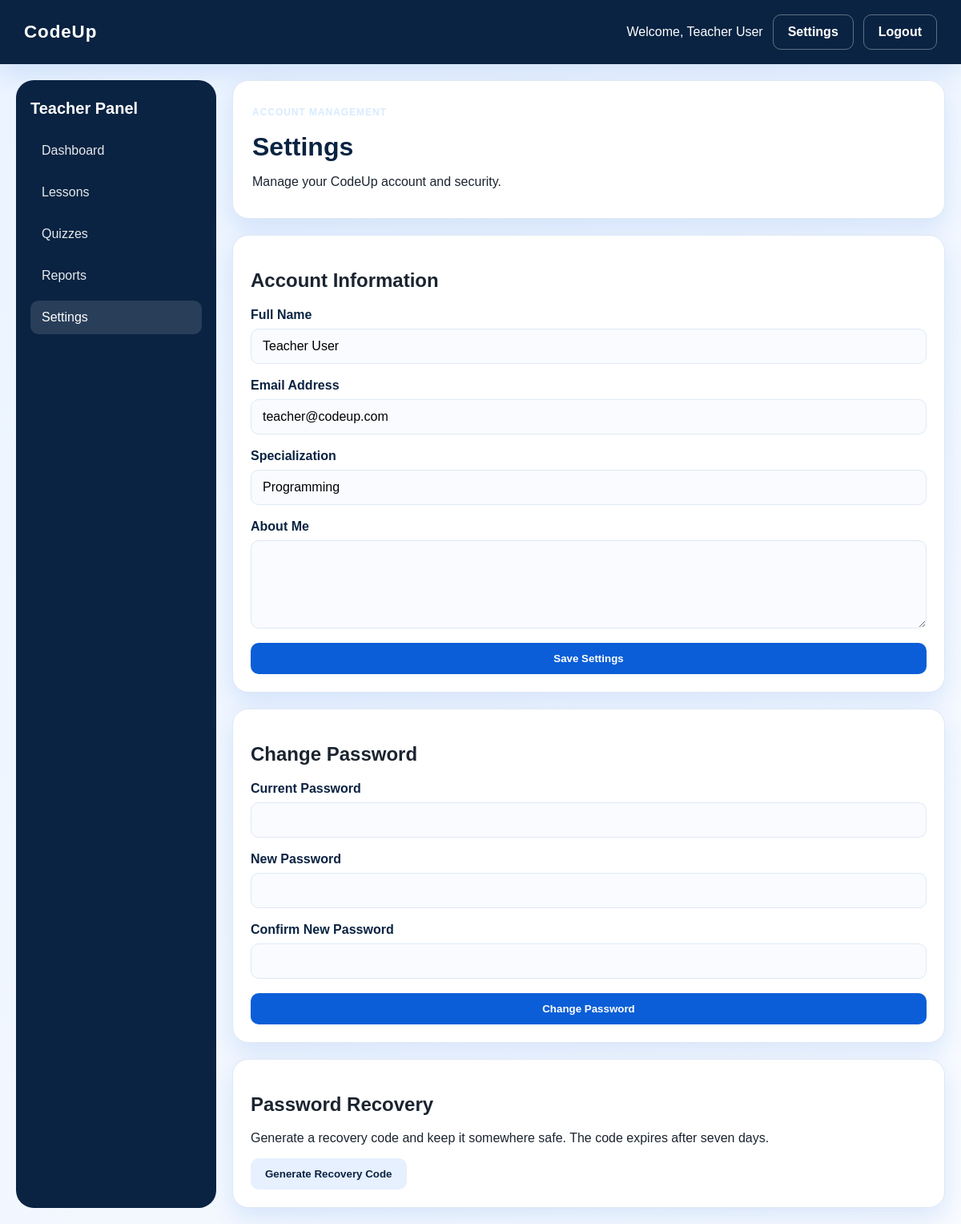
/settings.php (signed in), run on the app's committed database.
### tables this page shows
CREATE TABLE users (
  id INT AUTO_INCREMENT PRIMARY KEY,
  name VARCHAR(150) NOT NULL,
  email VARCHAR(150) NOT NULL UNIQUE,
  password VARCHAR(255) NOT NULL,
  role ENUM('admin','teacher','student') NOT NULL,
  status ENUM('active','inactive') DEFAULT 'active',
  created_at TIMESTAMP DEFAULT CURRENT_TIMESTAMP
);

CREATE TABLE teachers (
  id INT AUTO_INCREMENT PRIMARY KEY,
  user_id INT NOT NULL,
  employee_id VARCHAR(50) DEFAULT NULL,
  specialization VARCHAR(100) DEFAULT 'Programming',
  bio TEXT,
  created_at TIMESTAMP DEFAULT CURRENT_TIMESTAMP,
  UNIQUE (user_id),
  FOREIGN KEY (user_id) REFERENCES users(id) ON DELETE CASCADE
);

### includes/config.php (called while the page is built, shortened)
<?php
$host = 'localhost';
$user = 'root';
$pass = '';
$dbname = 'codeup';
try {
    $conn = new mysqli($host, $user, $pass, $dbname);
    $conn->set_charset('utf8mb4');
} catch (mysqli_sql_exception $exception) {
    error_log('Database connection failed: ' . $exception->getMessage());
    http_response_code(500);
    exit('Database connection failed. Check that MySQL is running, the credentials are correct, and the codeup database has been imported.');
}
function db()
{
    global $conn;
    return $conn;
}
function isLoggedIn()
{
    return isset($_SESSION['user_id']);
}
function currentUser()
{
    $stmt = db()->prepare('SELECT * FROM users WHERE id = ? LIMIT 1');
    $stmt->bind_param('i', $_SESSION['user_id']);
    $stmt->execute();
    $result = $stmt->get_result();
    return $result->fetch_assoc();
}
function getTeacherData($userId)
{
    $stmt = db()->prepare('SELECT * FROM teachers WHERE user_id = ? LIMIT 1');
    $stmt->bind_param('i', $userId);
    $stmt->execute();
    $result = $stmt->get_result();
    return $result->fetch_assoc();
}

### settings.php (the view, shortened to what this page needs)
<?php
require_once __DIR__ . '/includes/config.php';
$conn = db();
$user = currentUser();
$userId = (int)$user['id'];
function settingsH($value): string
{
    return htmlspecialchars(
        (string)($value ?? ''),
        ENT_QUOTES,
        'UTF-8'
    );
}
function settingsLoadUser(mysqli $conn, int $userId): ?array
{
    $stmt = $conn->prepare(
        'SELECT id, name, email, role, password
         FROM users
         WHERE id = ?
         LIMIT 1'
    );
    $stmt->bind_param('i', $userId);
    $stmt->execute();
    $result = $stmt->get_result()->fetch_assoc();
    return $result ?: null;
}
$user = settingsLoadUser($conn, $userId);
$role = strtolower((string)$user['role']);
$student = null;
$teacher = null;
if ($role === 'student') {
    $student = getStudentData($userId);
} elseif ($role === 'teacher') {
    $teacher = getTeacherData($userId);
}
$user = settingsLoadUser($conn, $userId) ?? $user;
if ($role === 'student') {
    $student = getStudentData($userId);
} elseif ($role === 'teacher') {
    $teacher = getTeacherData($userId);
}
include __DIR__ . '/includes/header.php';
?>
<div class="dashboard-page">
    <aside class="sidebar">
        <h3><?= settingsH(ucfirst($role)); ?> Panel</h3>
        <nav>
            <?php if ($role === 'admin'): ?>
                <a href="<?= BASE_URL; ?>/admin/dashboard.php">Dashboard</a>
                <a href="<?= BASE_URL; ?>/admin/manage_students.php">Manage Students</a>
                <a href="<?= BASE_URL; ?>/admin/manage_teachers.php">Manage Teachers</a>
                <a href="<?= BASE_URL; ?>/admin/manage_lessons.php">Manage Lessons</a>
                <a href="<?= BASE_URL; ?>/admin/manage_quizzes.php">Manage Quizzes</a>
                <a href="<?= BASE_URL; ?>/admin/backup_database.php">Backup Database</a>
            <?php elseif ($role === 'teacher'): ?>
                <a href="<?= BASE_URL; ?>/teacher/dashboard.php">Dashboard</a>
                <a href="<?= BASE_URL; ?>/teacher/lessons.php">Lessons</a>
                <a href="<?= BASE_URL; ?>/teacher/quizzes.php">Quizzes</a>
                <a href="<?= BASE_URL; ?>/teacher/reports.php">Reports</a>
            <?php endif; ?>
            <a class="active" href="<?= BASE_URL; ?>/settings.php">Settings</a>
        </nav>
    </aside>
    <main class="main-panel">
        <div class="page-header">
            <div>
                <p class="eyebrow">Account Management</p>
                <h1>Settings</h1>
                <p>Manage your CodeUp account and security.</p>
            </div>
        </div>
        <section class="card">
            <h2>Account Information</h2>
            <form method="POST" class="stack-form">
                <div class="form-group">
                    <label for="settings-name">Full Name</label>
                    <input
                        id="settings-name"
                        type="text"
                        name="name"
                        maxlength="150"
                        value="<?= settingsH($user['name']); ?>"
                        autocomplete="name"
                        required
                    >
                </div>
                <div class="form-group">
                    <label for="settings-email">Email Address</label>
                    <input
                        id="settings-email"
                        type="email"
                        name="email"
                        maxlength="150"
                        value="<?= settingsH($user['email']); ?>"
                        autocomplete="email"
                        required
                    >
                </div>
                <?php if ($role === 'student' && $student): ?>
                    <div class="form-group">
                        <label for="student-id">Student ID</label>
                        <input
                            id="student-id"
                            type="text"
                            name="student_id"
                            maxlength="50"
                            value="<?= settingsH($student['student_id'] ?? ''); ?>"
                        >
                    </div>
                <?php elseif ($role === 'teacher' && $teacher): ?>
                    <div class="form-group">
                        <label for="specialization">Specialization</label>
                        <input
                            id="specialization"
                            type="text"
                            name="specialization"
                            maxlength="100"
                            value="<?= settingsH($teacher['specialization'] ?? ''); ?>"
                        >
                    </div>
                    <div class="form-group">
                        <label for="bio">About Me</label>
                        <textarea
                            id="bio"
                            name="bio"
                            rows="4"
                            maxlength="5000"
                        ><?= settingsH($teacher['bio'] ?? ''); ?></textarea>
                    </div>
                <?php endif; ?>
                <button
                    type="submit"
                    name="update_settings"
                    value="1"
                    class="btn btn-primary"
                >
                    Save Settings
                </button>
            </form>
        </section>
        <section class="card">
            <h2>Change Password</h2>
            <form method="POST" class="stack-form">
                <div class="form-group">
                    <label for="current-password">Current Password</label>
                    <input
                        id="current-password"
                        type="password"
                        name="current_password"
                        autocomplete="current-password"
                        required
                    >
                </div>
                <div class="form-group">
                    <label for="new-password">New Password</label>
                    <input
                        id="new-password"
                        type="password"
                        name="new_password"
                        minlength="8"
                        maxlength="4096"
                        autocomplete="new-password"
                        required
                    >
                </div>
                <div class="form-group">
                    <label for="confirm-password">Confirm New Password</label>
                    <input
                        id="confirm-password"
                        type="password"
                        name="confirm_password"
                        minlength="8"
                        maxlength="4096"
                        autocomplete="new-password"
                        required
                    >
                </div>
                <button
                    type="submit"
                    name="change_password"
                    value="1"
                    class="btn btn-primary"
                >
                    Change Password
                </button>
            </form>
        </section>
        <section class="card">
            <h2>Password Recovery</h2>
            <p>
                Generate a recovery code and keep it somewhere safe.
                The code expires after seven days.
            </p>
            <form method="POST"
                  onsubmit="return confirm('Generate a new recovery code? Your previous code will stop working.');">
                <button
                    type="submit"
                    name="generate_recovery_code"
                    value="1"
                    class="btn btn-secondary"
                >
                    Generate Recovery Code
                </button>
            </form>
        </section>
    </main>
</div>
<?php include __DIR__ . '/includes/footer.php'; ?>

### includes/header.php (shortened to what this page needs)
<?php
require_once __DIR__ . '/config.php';
?>
<!DOCTYPE html>
<html lang="en">
<head>
    <link rel="stylesheet" href="<?= BASE_URL; ?>/assets/css/style.css">
</head>
<body>
    <?php if (isLoggedIn()): ?>
    <div class="topbar">
        <div class="brand-box">
            <strong>CodeUp</strong>
        </div>
        <div class="topbar-actions">
            <span>Welcome, <?= htmlspecialchars(currentUser()['name'] ?? 'User'); ?></span>
            <a href="<?= BASE_URL; ?>/settings.php" class="btn btn-outline">Settings</a>
            <a href="<?= BASE_URL; ?>/logout.php" class="btn btn-outline" data-logout-trigger>Logout</a>
        </div>
    </div>
    <?php endif; ?>
    <div class="page-shell">

### assets/css/style.css (style rules this page uses)
:root { --primary-blue: #0b5ed7; --primary-dark: #0a2342; --primary-soft: #edf4ff; --accent: #1d9bf0; --white: #ffffff; --text: #1b2430; --muted: #6b7280; --border: #dfe8f5; --success: #198754; --danger: #dc3545; --shadow: 0 12px 30px rgba(11, 94, 215, 0.12); }
* { box-sizing: border-box; }
body { margin: 0; font-family: Arial, sans-serif; background: linear-gradient(135deg, #eaf3ff 0%, #f8fbff 100%); color: var(--text); }
a { text-decoration: none; color: inherit; }
.page-shell { min-height: 100vh; padding: 20px; }
.topbar { display: flex; align-items: center; justify-content: space-between; background: var(--primary-dark); color: var(--white); padding: 18px 30px; box-shadow: var(--shadow); }
.brand-box { font-size: 1.4rem; letter-spacing: 0.04em; }
.topbar-actions { display: flex; align-items: center; gap: 12px; }
.btn { display: inline-flex; align-items: center; justify-content: center; border: none; border-radius: 10px; padding: 12px 18px; font-weight: 600; cursor: pointer; transition: 0.2s ease; }
.btn-primary { background: var(--primary-blue); color: var(--white); }
.btn-secondary { background: #e6f0ff; color: var(--primary-dark); }
.btn-outline { background: transparent; border: 1px solid rgba(255,255,255,0.35); color: var(--white); }
.eyebrow { display: inline-block; letter-spacing: 0.08em; text-transform: uppercase; color: #d7ebff; font-size: 0.75rem; font-weight: bold; }
.feature-card, .card, .metric-card { background: var(--white); border: 1px solid var(--border); border-radius: 20px; box-shadow: var(--shadow); }
.auth-form, .stack-form { display: flex; flex-direction: column; gap: 18px; }
.form-group { display: flex; flex-direction: column; gap: 8px; }
label { font-weight: 600; color: var(--primary-dark); }
input, select, textarea { width: 100%; border: 1px solid var(--border); border-radius: 10px; padding: 12px 14px; font-size: 1rem; background: #f9fbff; }
textarea { resize: vertical; min-height: 110px; }
.dashboard-page { display: grid; grid-template-columns: 250px 1fr; gap: 20px; min-height: 80vh; }
.sidebar { background: var(--primary-dark); color: var(--white); padding: 24px 18px; border-radius: 22px; }
.sidebar h3 { margin-top: 0; margin-bottom: 20px; font-size: 1.25rem; }
.sidebar nav { display: flex; flex-direction: column; gap: 10px; }
.sidebar nav a { display: block; padding: 12px 14px; border-radius: 10px; color: var(--white); opacity: 0.9; }
.sidebar nav a.active, .sidebar nav a:hover { background: rgba(255,255,255,0.12); opacity: 1; }
.main-panel { display: flex; flex-direction: column; gap: 20px; }
.page-header { display: flex; justify-content: space-between; align-items: center; background: var(--white); border: 1px solid var(--border); border-radius: 20px; padding: 20px 24px; box-shadow: var(--shadow); }
.page-header h1 { margin: 6px 0 0; color: var(--primary-dark); }
.card { padding: 22px; }

### data on the page
users: name "Teacher User", role "Teacher", email "teacher@codeup.com"
teachers: specialization "Programming"
